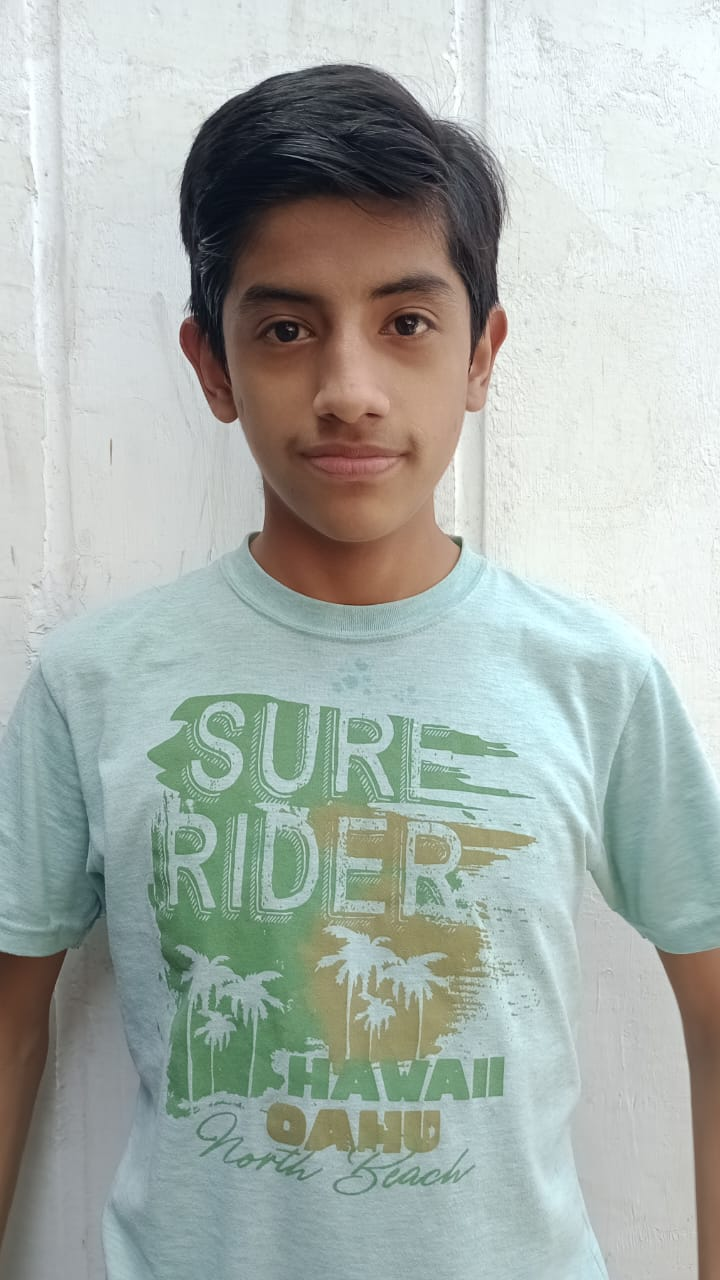
#> input picture foto3.jpeg, 720 x 1280 px
$ python inicio.py
#> lines starting #> are read from the running program, lines starting #| are printed output that depends on the picture; after the words box and inside, x2 and y2 are one past the last pixel; in counts of white or black regions, pixels touching at a corner belong together
import cv2

#Cargamos los clasificadores requeridos
face_cascade = cv2.CascadeClassifier('data/haarcascades/haarcascade_frontalface_alt.xml')

#Utilizamos un fichero de imagen del disco duro
img = cv2.imread('foto3.jpeg')
#> img is the input picture: shape (1280, 720, 3); mean B, G, R 171.1, 176.7, 168.3

while(True):
    #Convertimos la imagen a blanco y negro
    gray = cv2.cvtColor(img, cv2.COLOR_BGR2GRAY)
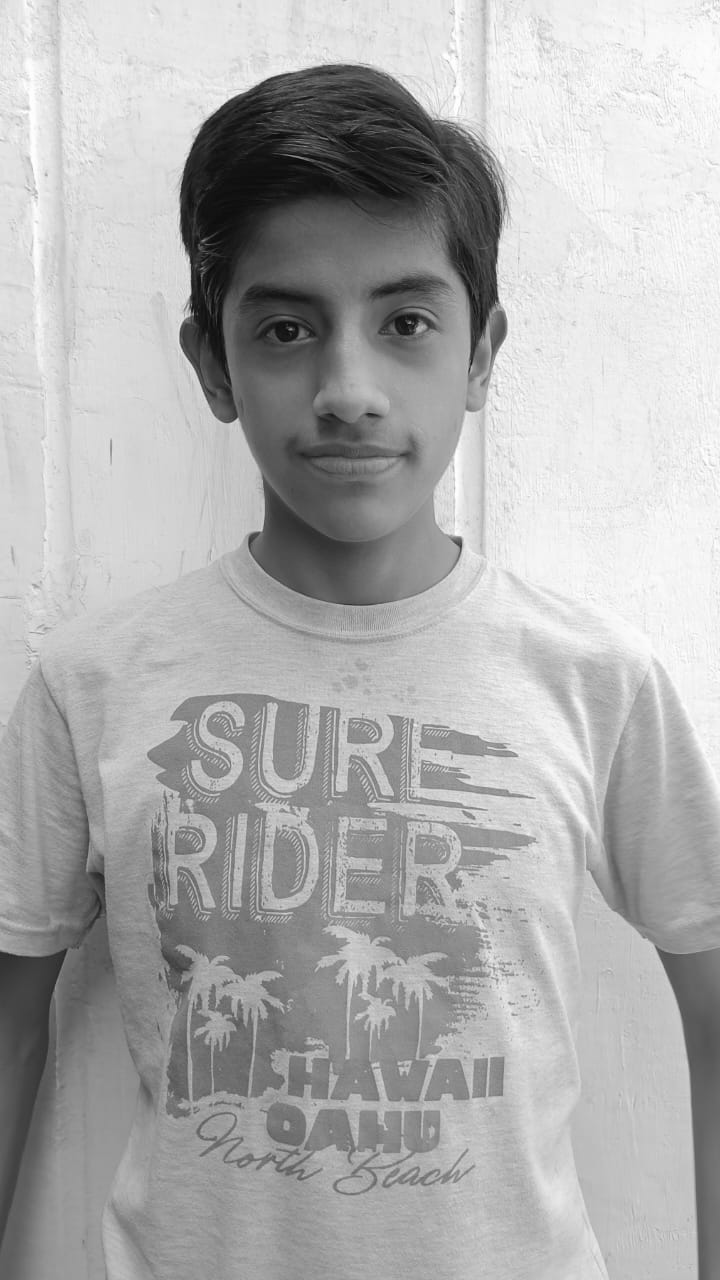
#> gray: shape (1280, 720); min 3, max 255, mean 173.6
    #Buscamos las coordenadas de los rostros
    caras = face_cascade.detectMultiScale(gray, 1.3, 5)
#> caras = [[190, 203, 327, 327]]
    #Dibujamos un rectángulo en las coordenadas de cada rostro
    x_ini = 0
    y_ini = 0
    x_fin = 0
    y_fin = 0
    for (x,y,w,h) in caras:
        x_ini = x-10
        y_ini = y-120
        x_fin = x+w+50
        y_fin = y+h+80
        cv2.rectangle(img,(x_ini,y_ini),(x_fin,y_fin),(0,0,0),2)
#> this loop made 1 pass
#> (x, y, w, h, x_ini, y_ini, x_fin, y_fin) on pass 1: (190, 203, 327, 327, 180, 83, 567, 610)
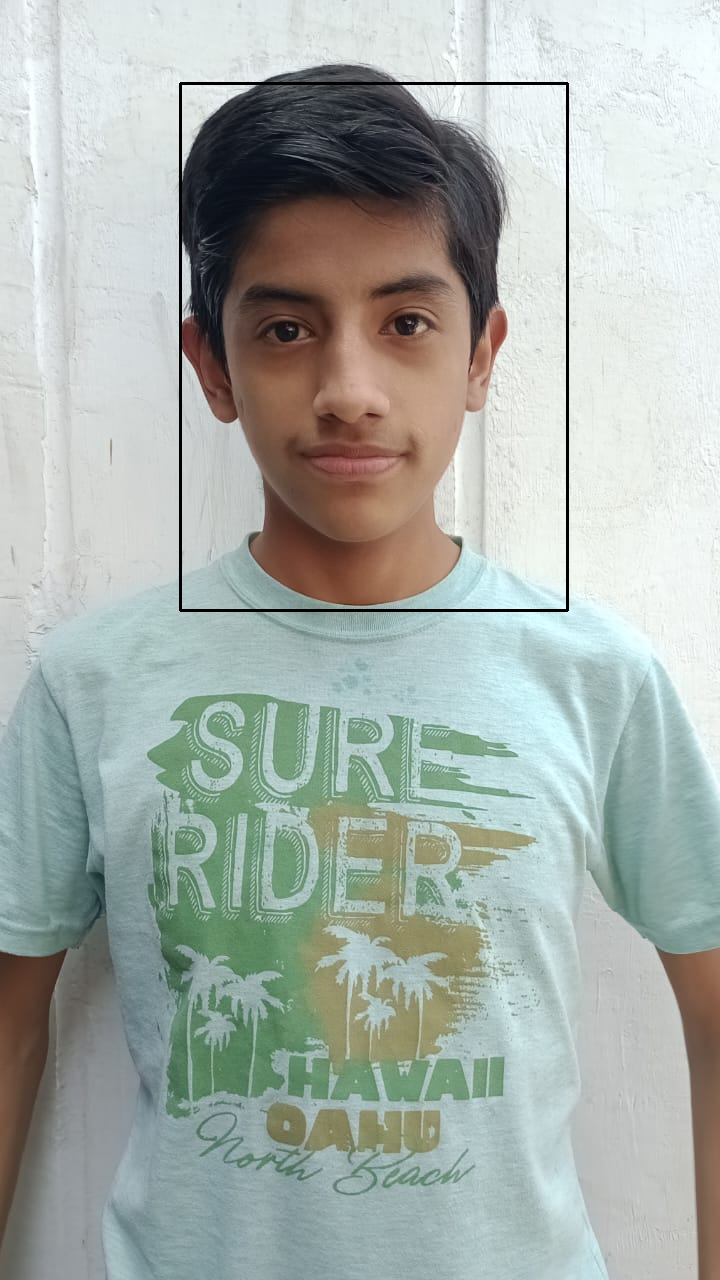
#> img: shape (1280, 720, 3); 0.59% of pixels changed, all inside (x1, y1, x2, y2) = (179, 82, 569, 612)
    #Recortar una imagen
    imageOut = img[x_ini:x_fin,y_ini:y_fin]
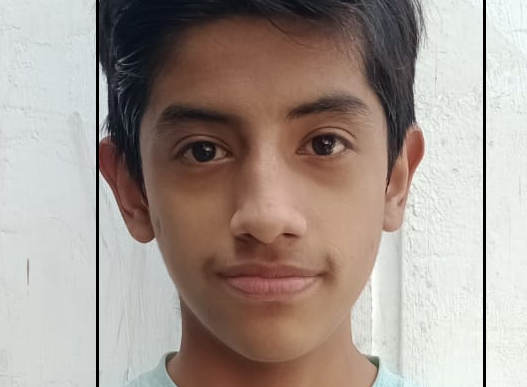
#> imageOut: shape (387, 527, 3); mean B, G, R 144.7, 152.1, 164.6
    #Mostramos la imagen
    cv2.imshow('imagen original',img)
    cv2.imshow('imagen cortada',imageOut)
    #Pulsando la tecla "q" salimos del programa
    if cv2.waitKey(1) & 0xFF == ord('q'):
#> (key q is pressed here)
        break

$ run again, with foto2.jpeg copied over foto3.jpeg
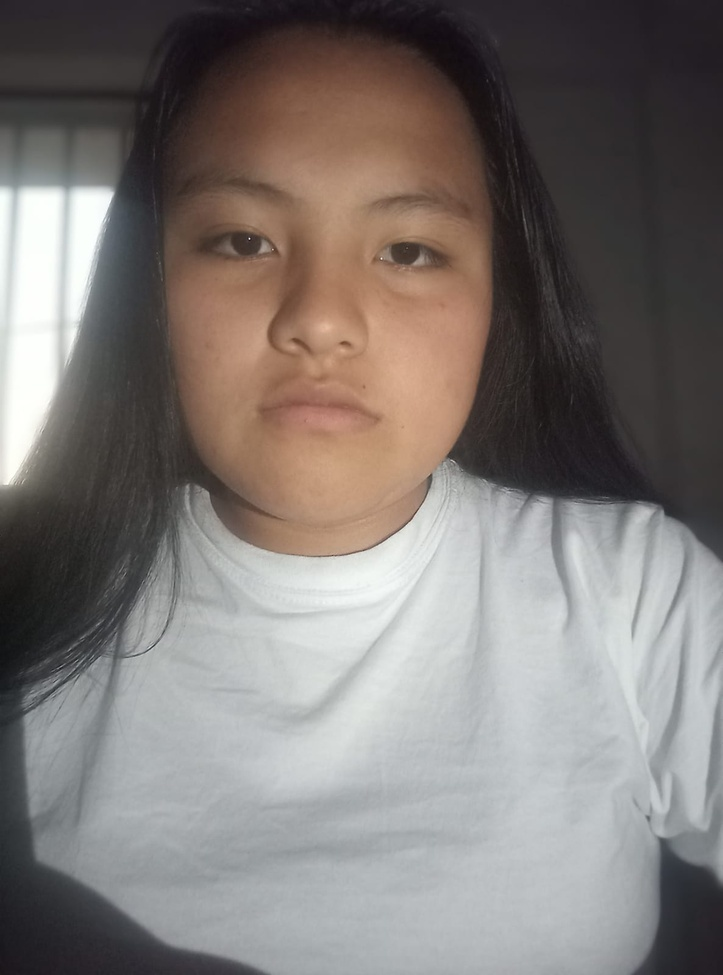
#> input picture foto2.jpeg, 723 x 975 px, shrunk from 1186 x 1599 before the run
#> img is the input picture: shape (975, 723, 3); mean B, G, R 117.3, 120.3, 126.8
#> `gray = cv2.cvtColor(img, cv2.COLOR_BGR2GRAY)`:
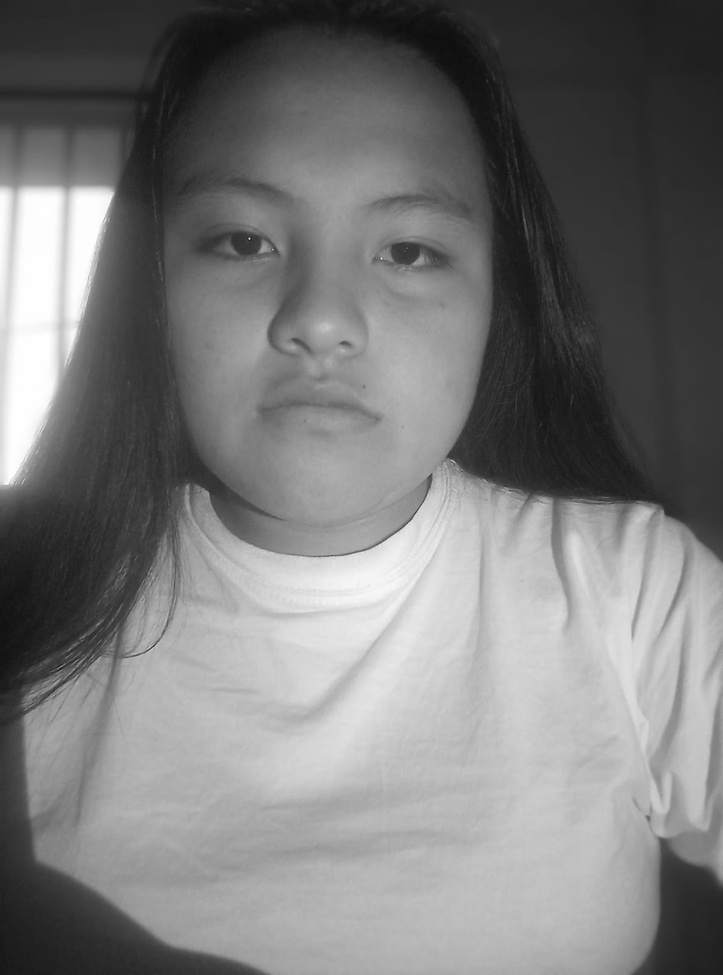
#> gray: shape (975, 723); min 12, max 255, mean 121.9
#> caras = [[129, 99, 394, 394]]
#> the loop `for (x,y,w,h) in caras:` made 1 pass
#> (x, y, w, h, x_ini, y_ini, x_fin, y_fin) on pass 1: (129, 99, 394, 394, 119, -21, 573, 573)
#> after the loop `for (x,y,w,h) in caras:`:
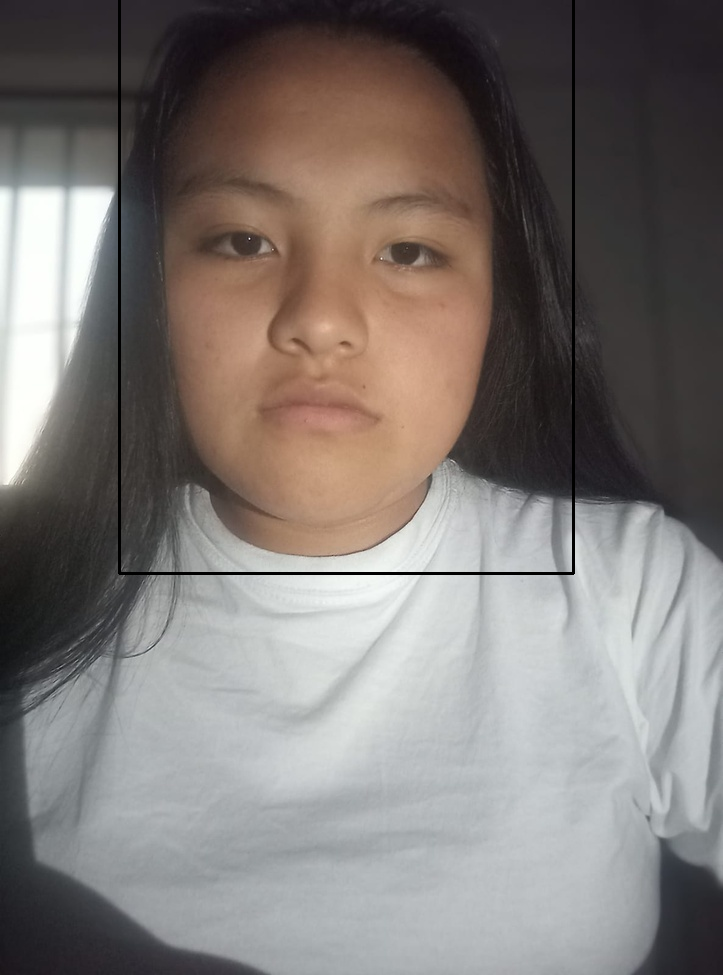
#> img: shape (975, 723, 3); 0.68% of pixels changed, all inside (x1, y1, x2, y2) = (118, 0, 575, 575)
#> imageOut = empty array

$ run again, with foto (copia).jpeg copied over foto3.jpeg
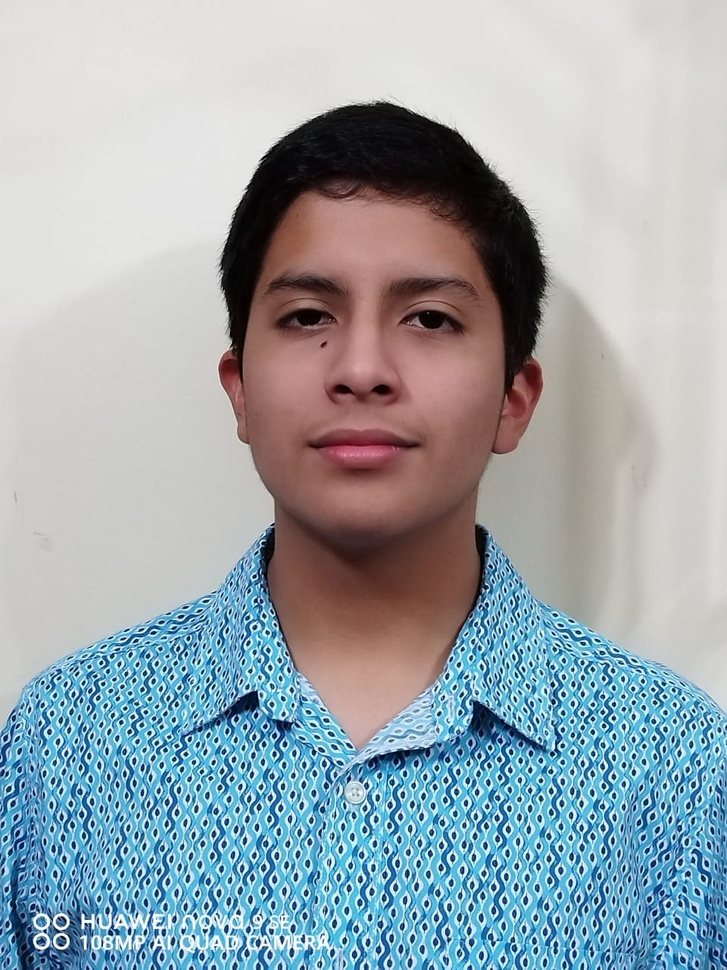
#> input picture foto (copia).jpeg, 727 x 970 px, shrunk from 960 x 1280 before the run
#> img is the input picture: shape (970, 727, 3); mean B, G, R 175.1, 167.8, 155.4
#> `gray = cv2.cvtColor(img, cv2.COLOR_BGR2GRAY)`:
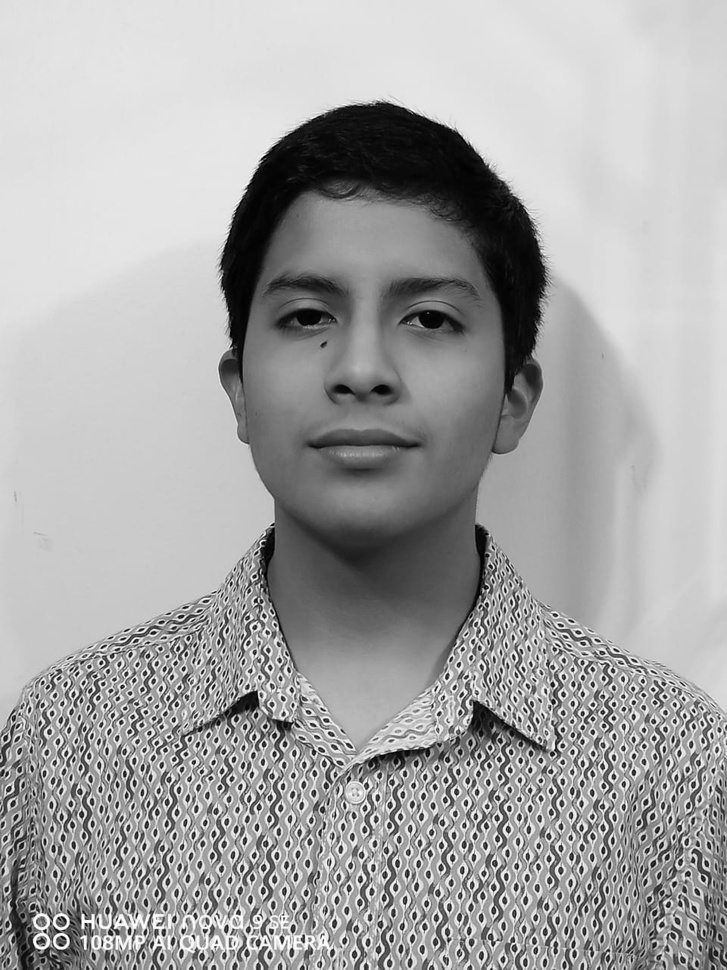
#> gray: shape (970, 727); min 0, max 255, mean 164.9
#> caras = [[203, 184, 333, 333]]
#> the loop `for (x,y,w,h) in caras:` made 1 pass
#> (x, y, w, h, x_ini, y_ini, x_fin, y_fin) on pass 1: (203, 184, 333, 333, 193, 64, 586, 597)
#> `imageOut = img[x_ini:x_fin,y_ini:y_fin]`:
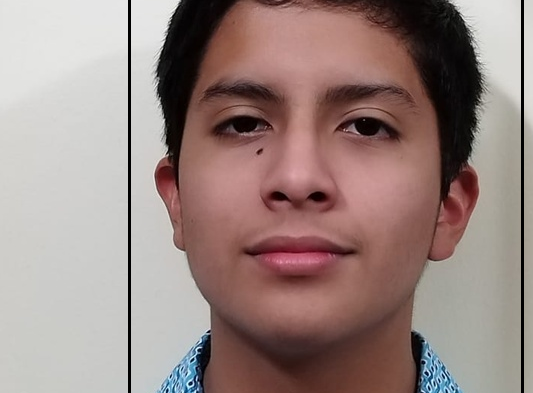
#> imageOut: shape (393, 533, 3); mean B, G, R 130.1, 134.4, 154.2
